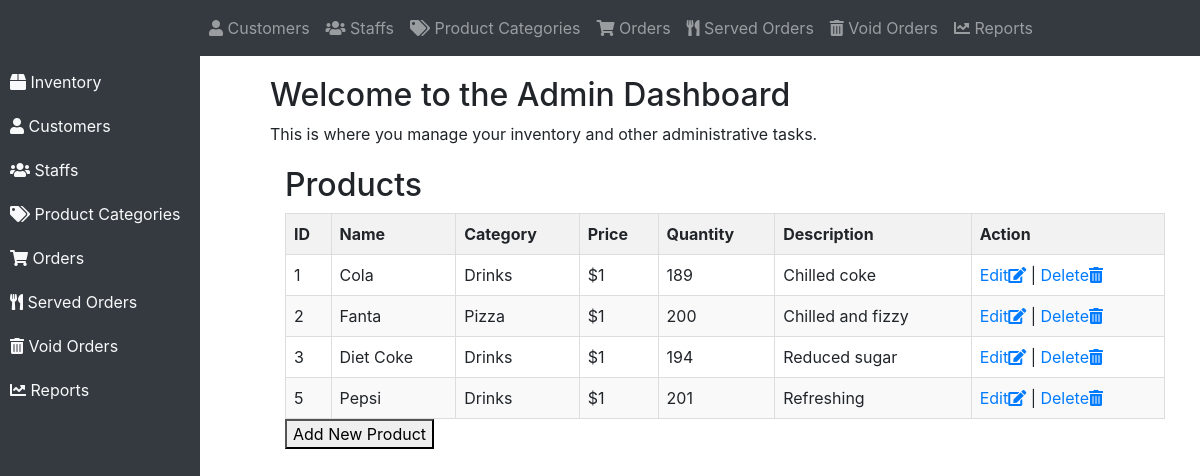
The page /HCF/product.php on the database its author committed.
### tables this page shows
CREATE TABLE `product` (
  `product_id` int(11) NOT NULL,
  `product_name` varchar(255) NOT NULL,
  `category_id` int(11) NOT NULL,
  `product_price` int(11) NOT NULL,
  `product_quantity` int(11) NOT NULL,
  `product_description` varchar(255) NOT NULL
);

CREATE TABLE `category` (
  `category_id` int(11) NOT NULL,
  `category_name` varchar(255) NOT NULL,
  `category_description` varchar(255) NOT NULL
);

### HCF/product.php (the view, shortened to what this page needs)
<?php
include("connect.php");
?>
<!DOCTYPE html>
<html lang="en">
<head>
    <link rel="stylesheet" href="https://stackpath.bootstrapcdn.com/bootstrap/4.5.2/css/bootstrap.min.css">
    <link rel="stylesheet" href="https://cdnjs.cloudflare.com/ajax/libs/font-awesome/5.15.4/css/all.min.css">
</head>
<body>
    <nav class="navbar navbar-expand-lg navbar-dark bg-dark">
        <a class="navbar-brand" href="#">Admin Dashboard</a>
        <div class="collapse navbar-collapse" id="navbarNav">
            <ul class="navbar-nav">
                <li class="nav-item">
                    <a class="nav-link" href="#"><i class="fas fa-user"></i> Customers</a>
                </li>
                <li class="nav-item">
                    <a class="nav-link" href="#"><i class="fas fa-users"></i> Staffs</a>
                </li>
                <li class="nav-item">
                    <a class="nav-link" href="#"><i class="fas fa-tags"></i> Product Categories</a>
                </li>
                <li class="nav-item">
                    <a class="nav-link" href="#"><i class="fas fa-shopping-cart"></i> Orders</a>
                </li>
                <li class="nav-item">
                    <a class="nav-link" href="#"><i class="fas fa-utensils"></i> Served Orders</a>
                </li>
                <li class="nav-item">
                    <a class="nav-link" href="#"><i class="fas fa-trash-alt"></i> Void Orders</a>
                </li>
                <li class="nav-item">
                    <a class="nav-link" href="#"><i class="fas fa-chart-line"></i> Reports</a>
                </li>
            </ul>
        </div>
    </nav>
    <div class="sidebar">
        <a href="http://localhost/HCF/product.php"><i class="fas fa-box"></i> Inventory</a>
        <a href="http://localhost/HCF/customer.php"><i class="fas fa-user"></i> Customers</a>
        <a href="http://localhost/HCF/staffs.php"><i class="fas fa-users"></i> Staffs</a>
        <a href="http://localhost/HCF/category.php"><i class="fas fa-tags"></i> Product Categories</a>
        <a href="http://localhost/HCF/order.php"><i class="fas fa-shopping-cart"></i> Orders</a>
        <a href="http://localhost/HCF/served_order.php"><i class="fas fa-utensils"></i> Served Orders</a>
        <a href="http://localhost/HCF/void_order.php"><i class="fas fa-trash-alt"></i> Void Orders</a>
        <a href="http://localhost/HCF/report.php"><i class="fas fa-chart-line"></i> Reports</a>
    </div>
    <div class="content">
        <h2>Welcome to the Admin Dashboard</h2>
        <p>This is where you manage your inventory and other administrative tasks.</p>
        <div class="container">
            <?php
            $result = $conn->query("SELECT p.*, c.category_name FROM product p INNER JOIN category c ON p.category_id = c.category_id");
            if ($result->num_rows > 0) {
                echo "<h2>Products</h2>";
                echo "<table class='product-table'>";
                echo "<thead>";
                echo "<tr>";
                echo "<th>ID</th><th>Name</th><th>Category</th><th>Price</th><th>Quantity</th><th>Description</th><th>Action</th>";
                echo "</tr>";
                echo "</thead>";
                echo "<tbody>";
                while($row = $result->fetch_assoc()) {
                    echo "<tr>";
                    echo "<td>".$row["product_id"]."</td>";
                    echo "<td>".$row["product_name"]."</td>";
                    echo "<td>".$row["category_name"]."</td>";
                    echo "<td>$".$row["product_price"]."</td>";
                    echo "<td>".$row["product_quantity"]."</td>";
                    echo "<td>".$row["product_description"]."</td>";
                    echo "<td><a href='edit_product.php?product_id=".$row["product_id"]."'>Edit<i class='fas fa-edit'></i></a> | <a href='delete_product.php?product_id=".$row["product_id"]."'>Delete<i class='fas fa-trash-alt'></i></a></td>";
                    echo "</tr>";
                }
                echo "</tbody>";
                echo "</table>";
            } else {
                echo "<p>No products found.</p>";
            }
            ?>
            <button onclick="showForm()">Add New Product</button>
        </div>
    </div>
</body>

### HCF/product.php (style rules this page uses)
.sidebar { height: 100%; width: 200px; position: fixed; top: 0; left: 0; background-color: #343a40; padding-top: 60px; }
.sidebar a { padding: 10px; text-decoration: none; color: #f8f9fa; display: block; transition: font-size 0.3s; }
.content { margin-left: 250px; padding: 20px; }
.container { margin-top: 20px; }
.product-table { width: 100%; border-collapse: collapse; }
.product-table th, .product-table td { padding: 8px; border: 1px solid #dddddd; text-align: left; }
.product-table th { background-color: #f2f2f2; }
.product-table tr:nth-child(even) { background-color: #f9f9f9; }

### rows shown on the page
product: product_id "1", product_name "Cola", category.category_name "Drinks", product_price "1", product_quantity "189", product_description "Chilled coke"
product: product_id "2", product_name "Fanta", category.category_name "Pizza", product_price "1", product_quantity "200", product_description "Chilled and fizzy"
product: product_id "3", product_name "Diet Coke", category.category_name "Drinks", product_price "1", product_quantity "194", product_description "Reduced sugar"
product: product_id "5", product_name "Pepsi", category.category_name "Drinks", product_price "1", product_quantity "201", product_description "Refreshing"
